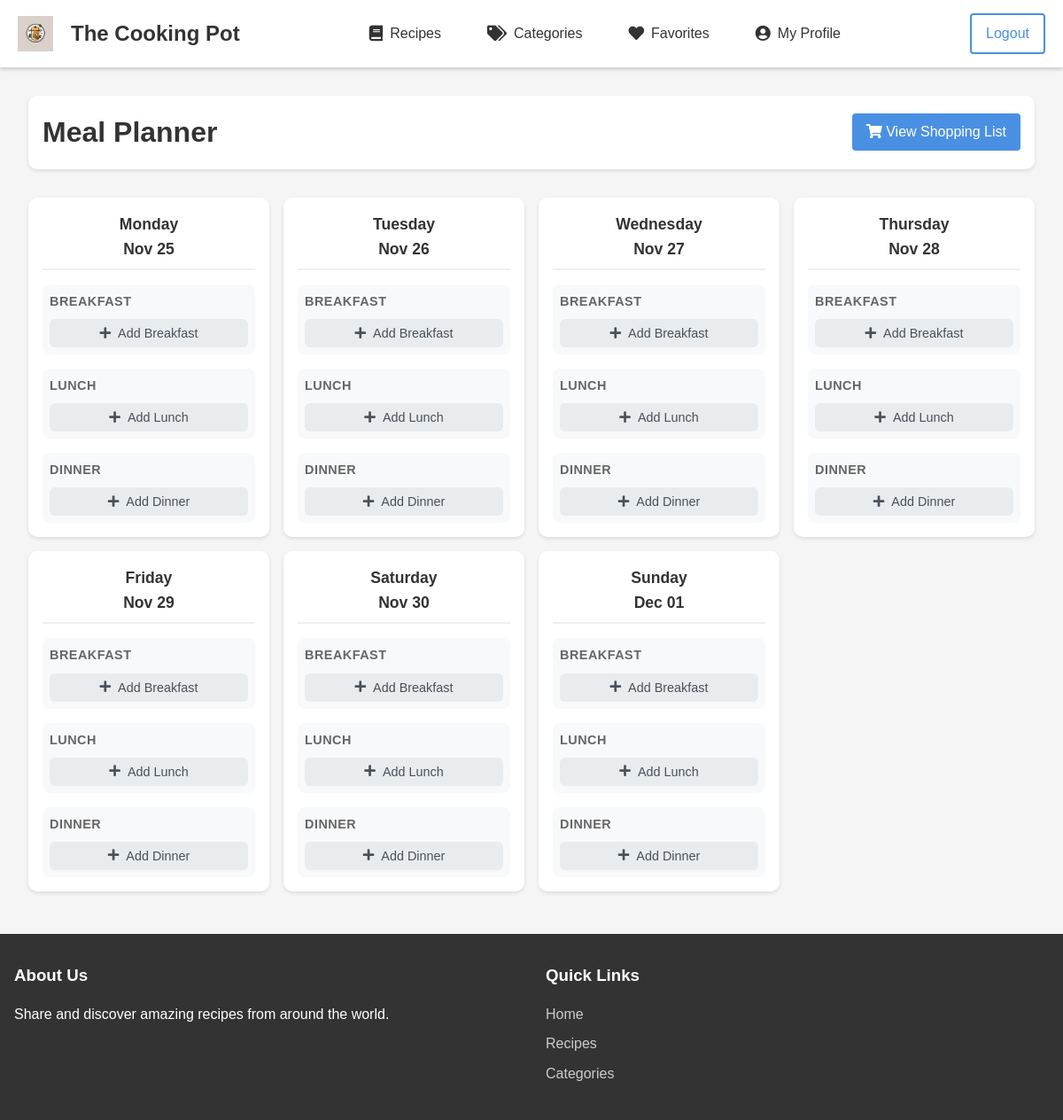
Screenshot of /meal-planner/ (signed in) with the database file from the repository.
### recipes/models.py (models this page shows, shortened)
class DailyMealPlan(models.Model):
    MEAL_TYPES = [
        ('breakfast', 'Breakfast'),
        ('lunch', 'Lunch'),
        ('dinner', 'Dinner')
    ]
    weekly_plan = models.ForeignKey(WeeklyMealPlan, related_name='daily_plans', on_delete=models.CASCADE)
    date = models.DateField()
    breakfast = models.ForeignKey('Recipe', related_name='breakfast_meals', on_delete=models.SET_NULL, null=True, blank=True)
    lunch = models.ForeignKey('Recipe', related_name='lunch_meals', on_delete=models.SET_NULL, null=True, blank=True)
    dinner = models.ForeignKey('Recipe', related_name='dinner_meals', on_delete=models.SET_NULL, null=True, blank=True)
    class Meta:
        ordering = ['date']
        unique_together = ['weekly_plan', 'date']

### recipes/views.py (the view)
# urls.py: path('meal-planner/', views.meal_planner, name='meal_planner'),
@login_required
def meal_planner(request):
    today = timezone.now().date()
    start_of_week = today - timezone.timedelta(days=today.weekday())
    weekly_plan, created = WeeklyMealPlan.objects.get_or_create(
        user=request.user,
        start_date=start_of_week
    )
    daily_plans = {}
    for i in range(7):
        date = start_of_week + timezone.timedelta(days=i)
        daily_plan, _ = DailyMealPlan.objects.get_or_create(
            weekly_plan=weekly_plan,
            date=date
        )
        daily_plans[date] = daily_plan
    context = {
        'weekly_plan': weekly_plan,
        'daily_plans': daily_plans,
    }
    return render(request, 'recipes/meal_planner.html', context)

### templates/recipes/meal_planner.html (shortened to what this page needs)
{% extends 'recipes/base.html' %}
{% load static %}
{% block extra_css %}
<link rel="stylesheet" type="text/css" href="{% static 'css/meal_planner.css' %}">
{% endblock %}
{% block content %}
<div class="meal-planner">
    <div class="planner-header">
        <h1>Meal Planner</h1>
        <div class="planner-actions">
            <a href="{% url 'recipes:shopping_list' weekly_plan.id %}" class="btn btn-primary">
                <i class="fas fa-shopping-cart"></i> View Shopping List
            </a>
        </div>
    </div>
    <div class="week-grid">
        {% for date, plan in daily_plans.items %}
        <div class="day-card" data-plan-id="{{ plan.id }}">
            <h3>{{ date|date:"l" }}<br>{{ date|date:"M d" }}</h3>
            <div class="meal-slots">
                <div class="meal-slot" data-meal-type="breakfast">
                    <h4>Breakfast</h4>
                    {% if plan.breakfast %}
                        <div class="meal-recipe">
                            <h5>{{ plan.breakfast.title }}</h5>
                            <p>{{ plan.breakfast.cooking_time }} mins</p>
                            <button class="remove-recipe-btn" onclick="removeMeal({{ plan.id }}, 'breakfast')">
                                <i class="fas fa-times"></i>
                            </button>
                        </div>
                    {% else %}
                        <button class="add-recipe-btn" data-meal-type="breakfast" data-date="{{ date|date:'Y-m-d' }}">
                            <i class="fas fa-plus"></i> Add Breakfast
                        </button>
                    {% endif %}
                </div>
                <div class="meal-slot" data-meal-type="lunch">
                    <h4>Lunch</h4>
                    {% if plan.lunch %}
                        <div class="meal-recipe">
                            <h5>{{ plan.lunch.title }}</h5>
                            <p>{{ plan.lunch.cooking_time }} mins</p>
                            <button class="remove-recipe-btn" onclick="removeMeal({{ plan.id }}, 'lunch')">
                                <i class="fas fa-times"></i>
                            </button>
                        </div>
                    {% else %}
                        <button class="add-recipe-btn" data-meal-type="lunch" data-date="{{ date|date:'Y-m-d' }}">
                            <i class="fas fa-plus"></i> Add Lunch
                        </button>
                    {% endif %}
                </div>
                <div class="meal-slot" data-meal-type="dinner">
                    <h4>Dinner</h4>
                    {% if plan.dinner %}
                        <div class="meal-recipe">
                            <h5>{{ plan.dinner.title }}</h5>
                            <p>{{ plan.dinner.cooking_time }} mins</p>
                            <button class="remove-recipe-btn" onclick="removeMeal({{ plan.id }}, 'dinner')">
                                <i class="fas fa-times"></i>
                            </button>
                        </div>
                    {% else %}
                        <button class="add-recipe-btn" data-meal-type="dinner" data-date="{{ date|date:'Y-m-d' }}">
                            <i class="fas fa-plus"></i> Add Dinner
                        </button>
                    {% endif %}
                </div>
            </div>
        </div>
        {% endfor %}
    </div>
</div>
{% endblock %}

### static/css/base.css (style rules this page uses)
* { margin: 0; padding: 0; box-sizing: border-box; }
body { font-family: 'Arial', sans-serif; line-height: 1.6; background-color: #f5f5f5; color: #333; }
.btn { padding: 0.5rem 1rem; border-radius: 4px; text-decoration: none; font-weight: 500; transition: all 0.3s ease; border: none; cursor: pointer; }
.btn-primary { background-color: #4A90E2; color: white; }

### static/css/meal_planner.css (style rules this page uses)
.meal-planner { max-width: 1200px; margin: 2rem auto; padding: 0 1rem; }
.planner-header { display: flex; justify-content: space-between; align-items: center; margin-bottom: 2rem; padding: 1rem; background: white; border-radius: 10px; box-shadow: 0 2px 4px rgba(0,0,0,0.1); }
.planner-header h1 { margin: 0; color: #333; font-size: 2rem; }
.planner-actions { display: flex; gap: 1rem; }
.week-grid { display: grid; grid-template-columns: repeat(7, 1fr); gap: 1rem; margin-bottom: 2rem; }
.day-card { background: white; border-radius: 10px; padding: 1rem; box-shadow: 0 2px 4px rgba(0,0,0,0.1); transition: transform 0.2s ease; }
.day-card h3 { text-align: center; color: #333; margin: 0 0 1rem 0; padding-bottom: 0.5rem; border-bottom: 2px solid #f0f0f0; font-size: 1.1rem; }
.meal-slots { display: flex; flex-direction: column; gap: 1rem; }
.meal-slot { padding: 0.5rem; border-radius: 8px; background: #f8f9fa; }
.meal-slot h4 { margin: 0 0 0.5rem 0; color: #666; font-size: 0.9rem; text-transform: uppercase; letter-spacing: 0.5px; }
.add-recipe-btn, .remove-recipe-btn { width: 100%; padding: 0.5rem; border: none; border-radius: 6px; cursor: pointer; font-size: 0.9rem; transition: all 0.2s ease; }
.add-recipe-btn { background: #e9ecef; color: #495057; display: flex; align-items: center; justify-content: center; gap: 0.5rem; }
@media (max-width: 1200px) { .week-grid { grid-template-columns: repeat(4, 1fr); } }

### rows the page displays
DailyMealPlan: date "Monday", date "Nov 25"
DailyMealPlan: date "Tuesday", date "Nov 26"
DailyMealPlan: date "Wednesday", date "Nov 27"
DailyMealPlan: date "Thursday", date "Nov 28"
DailyMealPlan: date "Friday", date "Nov 29"
DailyMealPlan: date "Saturday", date "Nov 30"
DailyMealPlan: date "Sunday", date "Dec 01"
